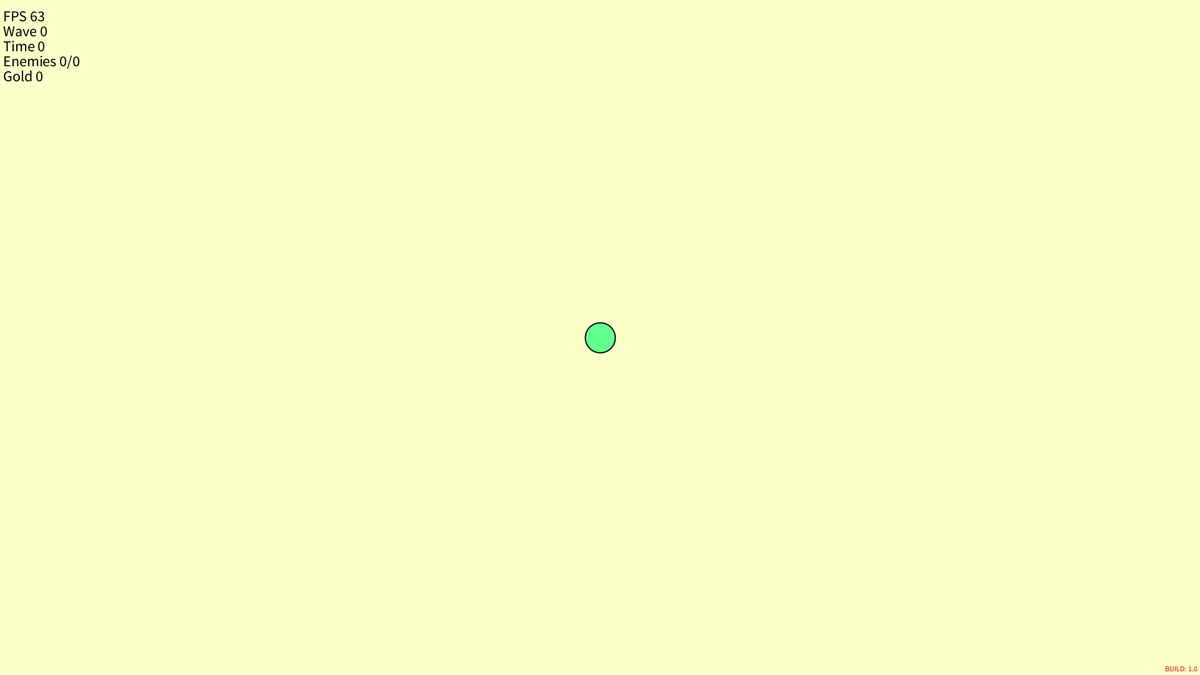
Frame 1 (no input)
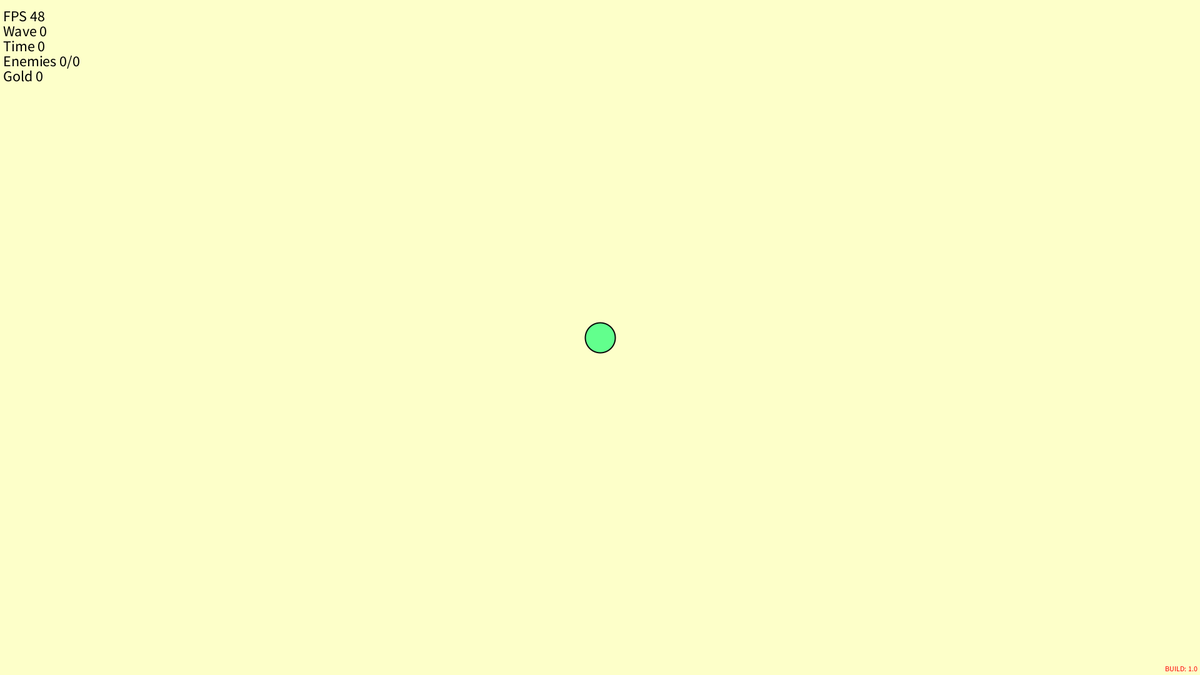
Frame 60 (the mouse pressed at the canvas centre just before this capture)
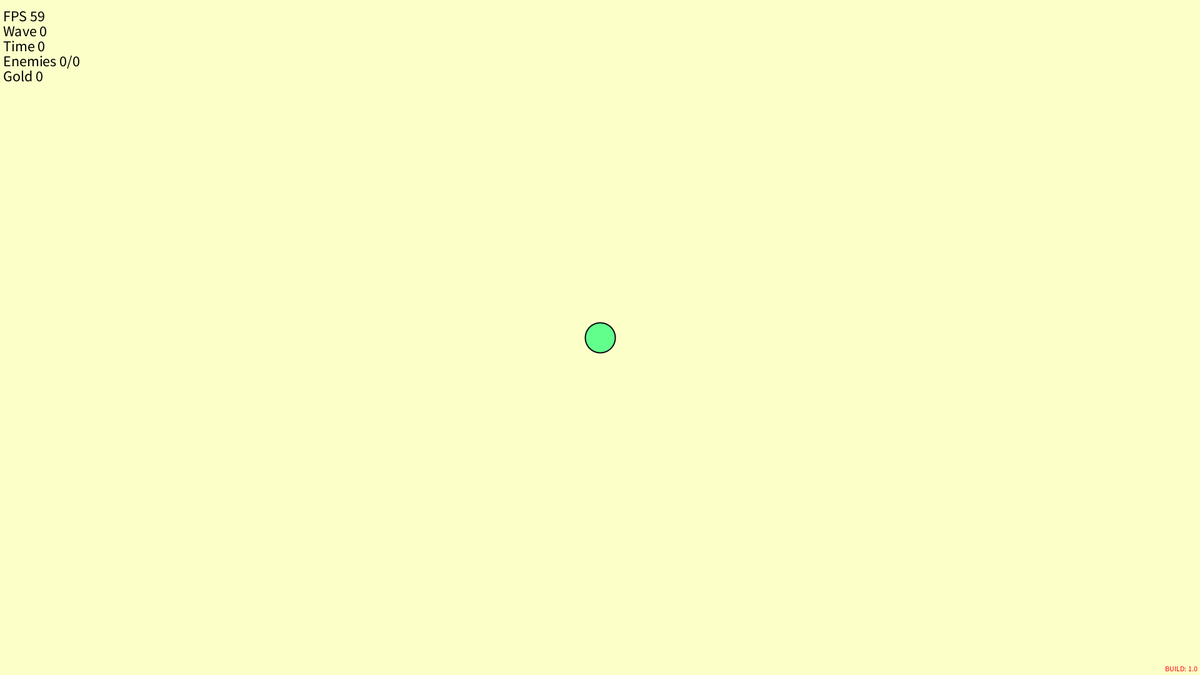
Frame 120 (the mouse held since frame 60 and released just before this capture)

The Processing sketch that drew these frames (run headless with seeded random() and noise(); from frame 60 on, the mouse is pressed at the canvas centre):

// Processing sketch: main
// ── main.pde
static final int DIAM = 48, SPD = 4, FPS = 60, DEBUGSIZE = 24, VER = 1, BUILD = 0;
static final color BG = 0350;

Progress bar = new Progress();
GameHandler GH = new GameHandler();
Enemy enemy[] = new Enemy[0];
Projectile proj = new Projectile();

Player p;
//TODO: FIX COLLISION
//TODO: ADD RESTARTING
//TODO: ADD POWERUPS
//TODO: ADD SHOP
//TODO: MAKE PERKS AND COINS DISSAPEAR AFTER TIME
//TODO: ADD MORE PLAYERS
//TODO: ADD SOUND

void setup() {
  // Main setup
  size(1920, 1080, JAVA2D);
  frameRate(FPS);
  ellipseMode(CENTER);
  
  pushMatrix();
  fill(Player.COL);
  stroke(Player.OUTLINE);
  strokeWeight(Player.BOLD);
 
  p = new Player(width >> 1, height >> 1, DIAM, SPD);
  popMatrix();
}


void draw() {
  background(#FDFFC9);
  
  // Debugging text
  pushMatrix();
  textSize(DEBUGSIZE);
  noStroke();
  fill(0);
  textAlign(LEFT);
  translate(5, 10);
  text("FPS " + round(frameRate), 0, DEBUGSIZE);
  text("Wave " + bar.wave, 0, DEBUGSIZE * 2);
  text("Time " + bar.waveTime, 0, DEBUGSIZE * 3);
  text("Enemies " + GH.enemiesRemaining + "/" + GH.numOfEnemies, 0, DEBUGSIZE * 4);
  text("Gold " + GH.gold, 0, DEBUGSIZE * 5);
  popMatrix();
  
  pushMatrix();
  textSize(DEBUGSIZE >> 1);
  noStroke();
  fill(255, 0, 0);
  textAlign(RIGHT);
  text("BUILD: " + VER + "." + BUILD, width - 5, height - (DEBUGSIZE >> 2));
  popMatrix();
  
  
  // Draw and animate progress bar
  bar.display(GH.enemiesRemaining);
  
  // If game not paused and started
  if (bar.wave != 0 || !bar.isPaused) {
    // Spawn and pick up coins
    if (GH.spawnCoin(p.x, p.y)) {
      GH.gold++;
    }
    
    // Spawn and pick up power ups
    if (GH.spawnPowerUp(p.x, p.y)) {
      println("Power Up is not yet developed!\nGiving one free gold.");
      GH.gold++;
    }
  }
  
  // Draw and animate enemies
  if (enemy.length > 0 ) {
    try {
      for (int i = 0; i < enemy.length; i++) {
        enemy[i].update(p.x, p.y);
        enemy[i].display();
        
        // Determine if player has shot down an enemy
        //if (GH.rectangleIntersect(proj, enemy[i])) {
        //  print("KO");
        //  enemy[i].die();
        //}
        
        // Determine if the player has touched an enemy
        if (GH.rectangleIntersect(p, enemy[i])) {
          for (int j = 0; j < enemy.length; j++) {
            enemy[j].die();
            p.die();
            p.isDead = true;
            bar.isPaused = true;
            noLoop();
          }
        }
      }
    } catch (NullPointerException e) {};
    
    // Spawn enemy if possible
    GH.spawnEnemy();
  }
  
  // Draw and animate player
  p.move();
  p.display();
}


void keyPressed() {
  p.setMove(keyCode, true);
  
  // Cheat codes
  if (key == 'l') {
    bar.nextWave();
  }
  if (key == 'k') {
    try {
      enemy[round(random(0, GH.nextEnemy - 1))].die();
    } catch (ArrayIndexOutOfBoundsException e) {};
  }
}


void keyReleased() {
  p.setMove(keyCode, false);
}

// ── Coin.pde
final class Coin {
  void spawn(float x, float y) {
    pushMatrix();
    noStroke();
    fill(#F2CB5D);
    circle(x, y, 30);
    fill(#F5D06A);
    circle(x, y, 25);
    popMatrix();
  }
}

// ── Enemy.pde
class Enemy {
  final int SIZE = 50;
  
  float x, y;
  float speedX, speedY;
  int health;
  String type;

  Enemy(int h, String t) {
    x = -1000;
    y = -1000;

    speedX = 0;
    speedY = 0;
    
    type = t;
    if (type == "basic") {
      health = h;
    } else if (type == "heavy") {
      health = round(h * random(1f, 2f));
    }
  }
  
  
  void die() {
    x = -1000;
    y = -1000;
    GH.enemiesRemaining--;
  }
  
  
  void spawn() {
    boolean dir = random(100) < 50, sideTop = random(100) < 50;
    
    if (sideTop && dir) {
      // TOP
      x = random(0, width);
      y = -20;
    } else if (sideTop && !dir) {
      // BOT
      x = random(0, width);
      y = height + 20;
    } else if (!sideTop && dir) {
      // LEFT
      x = -20;
      y = random(0, height);
    } else if (!sideTop && !dir) {
      // RIGHT
      x = width + 20;
      y = random(0, height);
    }
  }
  
  
  void update(float sx, float sy) {
    // Chase player only if nearby
    if (dist(x, y, sx, sy) < 2000) {
      if (abs(x - sx) < abs(y - sy)) {
        // Bigger gap on y axis
        if (y < sy) {
          // Enemy is above player
          speedX = 0;
          speedY = 2;
        } else {
          // Enemy is below player
          speedX = 0;
          speedY = -2;
        }
      } else {
        // Bigger gap on x axis
        if (x < sx) {
          // Enemy is left of player
          speedX = 2;
          speedY = 0;
        } else {
          // Enemy is right of player
          speedX = -2;
          speedY = 0;
        }
      }
    } else {
      // Not chasing the player
      speedX = 0;
      speedY = 0;
    }
    x+=speedX;
    y+=speedY;
  }
  
  
  void display() {
    //if (x == -1000 || y == -1000) spawn();
    
    pushMatrix();
    fill(#FF9D9D);
    square(x, y, SIZE);
    popMatrix();
  }
}

// ── GameHandler.pde
final class GameHandler {
  final static float CHANCEOFCOIN = 8, CHANCEOFPOWERUP = 4, PERKSTAYTIME = 30;
  int numOfEnemies = 0, enemiesRemaining = 0, nextEnemy = 0, startTimeEnemy, gold = 0;
  float coinX = -50, coinY = -50, powerUpX = -50, powerUpY = -50, coinStartTime = 0, powerUpStartTime = 0;

  Coin coin = new Coin();
  PowerUp pwUp = new PowerUp();


  final void calculateEnemies(int wave) {
    //if (wave == 0) {
    //  numOfEnemies = 0;
    //  nextEnemy = 0;
    //  enemiesRemaining = 0;
    //}
    
    String type = "";

    // Calculate the number of enemies in this wave.
    numOfEnemies = round(wave * (1.4 * wave) + 12);
    if (enemiesRemaining == 0) {
      enemiesRemaining = numOfEnemies;
      nextEnemy = numOfEnemies;
    }
    
    // Create a new array of enemies.
    enemy = new Enemy[numOfEnemies];
    for (int i = 0; i < numOfEnemies; i++) {
      if (round(random(0, 4)) <= 1) type = "basic"; else type = "heavy";
      enemy[i] = new Enemy(ceil(wave / 4) + 1, type);
    }
    
    startTimeEnemy = millis();
  }
  
  
  boolean spawnCoin(float pX, float pY) {
    if (coinX == -50 && coinY == -50) {
      if (frameCount % round(frameRate) == 0 && random(0, 100) < CHANCEOFCOIN) {
        coinX = random(width * 0.05, width - (width * 0.05));
        coinY = random(height * 0.1, height - (height * 0.1));
      }
    }
    coin.spawn(coinX, coinY);
    //coinStartTime = millis();
    
    return pickupCoin(pX, pY, true);
  }
  
  
  boolean pickupCoin(float pX, float pY, boolean pick) {
    if (dist(pX, pY, coinX, coinY) < 40) {
      coinX = -50;
      coinY = -50;
      if (pick) return true;
    }
    return false;
  }
  
  
  boolean spawnPowerUp(float pX, float pY) {
    if (powerUpX == -50 && powerUpY == -50) {
      if (frameCount % round(frameRate) == 0 && random(0, 100) < CHANCEOFPOWERUP) {
        powerUpX = random(width * 0.05, width - (width * 0.05));
        powerUpY = random(height * 0.1, height - (height * 0.1));
      }
    }
    pwUp.spawn(powerUpX, powerUpY);
    //powerUpStartTime = millis();
    
    return pickupPowerUp(pX, pY);
  }
  
  
  boolean pickupPowerUp(float pX, float pY) {
    if (dist(pX, pY, powerUpX, powerUpY) < 40) {
      powerUpX = -50;
      powerUpY = -50;
      return true;
    }
    return false;
  }
  
  
  boolean rectangleIntersect(Player r1, Enemy r2) {
    // What is the distance apart on x-axis
    float distanceX = (r1.x) - (r2.x);
    // What is the distance apart on y-axis
    float distanceY = (r1.y) - (r2.y);
  
  
    // What is the combined half-widths
    float combinedHalfX = (r1.SIZE + r2.SIZE) >> 1;
    // What is the combined half-heights
    float combinedHalfY = (r1.SIZE + r2.SIZE) >> 1;
  
    // Check for intersection on x-axis
    if (abs(distanceX) < combinedHalfX) {
      // Check for intersection on y-axis
      if (abs(distanceY) < combinedHalfY) {
        // Determine if they are intersecting
        return true;
      }
    }
    return false;
  }

boolean rectangleIntersect(Projectile r1, Enemy r2) {
  // What is the distance apart on x-axis
  float distanceX = (r1.x) - (r2.x);
  // What is the distance apart on y-axis
  float distanceY = (r1.y) - (r2.y);


  // What is the combined half-widths
  float combinedHalfX = (r1.x + r2.x) / 2;
  // What is the combined half-heights
  float combinedHalfY = (r1.y + r2.y) / 2;

  // Check for intersection on x-axis
  if (abs(distanceX) < combinedHalfX) {
    // Check for intersection on y-axis
    if (abs(distanceY) < combinedHalfY) {
      // Check if they are intersecting
      return true;
    }
  }
  return false;
}
  
  void spawnEnemy() {
    if (enemiesRemaining < 0) enemiesRemaining = 0;
    if (enemiesRemaining == 0 || bar.wave == 0) return;
    
    for (int i = 0; i < enemiesRemaining; i++) {
      //println(millis());

      //println((((startTimeEnemy + (bar.waveTime * 1000)) / numOfEnemies) * i) < millis());
      //println(ceil(millis() / ((startTimeEnemy + (bar.waveTime * 1000)) / numOfEnemies)));
      nextEnemy = ceil(millis() / ((startTimeEnemy + (bar.waveTime * 1000)) / numOfEnemies));
      //if ((((startTimeEnemy + (bar.waveTime * 1000)) / numOfEnemies) * i) < millis()) {
      try {
        if (enemy[nextEnemy].x == -1000) { 
          enemy[nextEnemy].spawn();
        }
      } catch (ArrayIndexOutOfBoundsException e) {};
      //}
    }
  }
}

// ── Player.pde
final class Player {
  static final color COL = #008000, OUTLINE = 0;
  static final float BOLD = 2.0;
  final int SIZE;
 
  private boolean isLeft, isRight, isUp, isDown, isShooting, isDead;
  int x, y, nextShot = 0;
  float rotMod = 1;
  final int v;
  
  Player(int xx, int yy, int d, int vv) {
    x = xx;
    y = yy;
    SIZE = d;
    v = vv;
  }
 
  void display() {
    if (isDead) {
      fill(255, 0, 0, 120);
      rect(0, 0, width, height);
      fill(255, 255, 255);
      textAlign(CENTER, CENTER);
      textSize(128);
      text("GAME OVER", width / 2, height / 2);
      return;
    }
    
    // Animate projectiles
    if (isShooting) {
      changeRot();
      proj.setStartLocation(x, y, PI * rotMod);
    }
    
    proj.update();
    proj.display();
    
    // Display the player
    pushMatrix();
    fill(#62FF8D);
    stroke(8);
    ellipse(x, y, SIZE, SIZE);
    popMatrix();
  }
  
  
  void move() {
    x = constrain(x + v * (int(isRight) - int(isLeft)), SIZE >> 1, width  - (SIZE >> 1));
    y = constrain(y + v * (int(isDown) - int(isUp)),   SIZE >> 1, height - (SIZE >> 1));
  }
  
  
  void changeRot() {
    if (isLeft && isUp) rotMod = 1.25;
    else if (isUp && isRight) rotMod = 1.75;
    else if (isRight && isDown) rotMod = 2.25;
    else if (isDown && isLeft) rotMod = 2.75;
    else if (isLeft) rotMod = 1;
    else if (isUp) rotMod = 1.5;
    else if (isRight) rotMod = 2;
    else if (isDown) rotMod = 2.5;
  }
  
  
  void die() {
    x = -2000;
    y = -2000;
  }
  

  boolean setMove(int k, boolean b) {
  switch (k) {
    case 'W':
      isUp = b;
      changeRot();
      return isUp;
    case 'S':
       isDown = b;
       changeRot();
       return isDown;
    case 'A':
       isLeft = b;
       changeRot();
       return isLeft;
    case 'D':
      isRight = b;
      changeRot();
      return isRight;
    case ' ':
      return isShooting = b;
    default:
      return b;
    }
  }
}

// ── PowerUp.pde
final class PowerUp {
  void spawn(float x, float y) {
    pushMatrix();
    noStroke();
    fill(#62CCFF, 80);
    circle(x, y, 60);
    popMatrix();
  }
}

// ── Progress.pde
final class Progress {
  static final float STARTINGWAVETIME = 30, COOLDOWNTIME = 7.5, TIMEBETWEENWAVE = 2.5;
  
  boolean isCooldown = false, isAfterWave = false, isPaused = false;
  int wave = 0, waveTime = 0, timeStarted = 0, enemiesRemaining = 0;
  
  void display(int en) {
    enemiesRemaining = en;
    checkWaveFinished();
    
    if (isPaused) {
      fill(150, 0, 0);
      noStroke();
      rect(0, 0, width, 10);
      return;
    }
    
    if (isCooldown) {
      fill(30, 130, 30);
      noStroke();
      rect(0, 0, map(timeElapsed(), 0, COOLDOWNTIME, width, 0), 10);
    } else if (isAfterWave) {
      fill(255, 175, 54);
      noStroke();
      rect(0, 0, map(timeElapsed(), 0, TIMEBETWEENWAVE, width, 0), 10);
    } else {
      fill(150, 0, 0);
      noStroke();
      if (waveTime != 0) {
        rect(0, 0, map(timeElapsed(), 0, waveTime, 0, width), 10);
      }
    }
  }
  
  
  void checkWaveFinished() {
    if (timeElapsed() >= waveTime && wave != 0) {
      isAfterWave = true;
      timeStarted = frameCount;
    } else if (isCooldown && timeElapsed() >= COOLDOWNTIME) {
      isCooldown = false;
      isAfterWave = false;
      nextWave();
    } else if (!isCooldown && isAfterWave && timeElapsed() >= TIMEBETWEENWAVE) {
      isAfterWave = false;
      nextWave();
    }
  }
  
  
  float timeElapsed() {
    return (millis() - timeStarted) / 1000f;
  }
  
  
  void nextWave() {
    if (enemiesRemaining != 0) return;
    
    if (wave != 0) {
      cooldownPeriod();
    }
    
    //if (enemiesRemaining == 0) {
    //  isPaused = true;
    //  return;
    //}//else if (wave == 0) {
    //  GH.calculateEnemies(wave);
    //  isPaused = false;
    //  return;
    //}
    isCooldown = false;
    isAfterWave = false;
    isPaused = false;
    
    wave++;
    GH.calculateEnemies(wave);
    waveTime = 20 + (wave * 5);
    timeStarted = millis();
  }
  
  
  void cooldownPeriod() {
    if (wave < 10 && wave % 3 == 0) {
      isCooldown = true;
    } else if (wave < 25 && wave % 6 == 0) {
      isCooldown = true;
    } else if (wave % 11 == 0) {
      isCooldown = true;
    }
  }
}

// ── Projectile.pde
class Projectile {
  float x, y, w, h;
  float speed, rotation, maxSpeed, minSpeed;
  boolean firing;

  Projectile() {
    x = 100;
    y = -100;
    w = 20;
    h = 10;

    speed = 0;
    rotation = 0;
    maxSpeed = 15;
    minSpeed = 5;
    firing = false;
  }
  
  
  void setStartLocation(float startX, float startY, float startRotation) {
    if (!firing) {
      x = startX;
      y = startY;
      rotation = startRotation;
      firing = true;
      speed = 25;
    }
  }
  
  
  void update() {
    if (firing == true) {
      if (speed < maxSpeed) {
        speed += 2;
      }
      if (speed > minSpeed) {
        speed -= 0.3;
      }
      //speed = maxSpeed;
      x += cos(rotation) * speed;
      y += sin(rotation) * speed;

      // Check for moving out of bounds
      if (x > width || x < 0 || y > height || y < 0) {
        reset();
        return;
      }
      
      // Check if shot an enemy
      //try {
      for (int i = 0; i < GH.numOfEnemies; i++) {
        if (GH.rectangleIntersect(proj, enemy[i])) {
          enemy[i].die();
        }
      }
    }
  }
  
  
  void reset() {
    speed = 0;
    firing = false;
    x = -100;
    y = -100;
  }
  
  
  void display() {
    pushMatrix();
    translate(x, y);
    rotate(rotation);
    fill(0, 255, 0);
    rect(-w/2, -h/2, w, h);
    popMatrix();
  }
}
